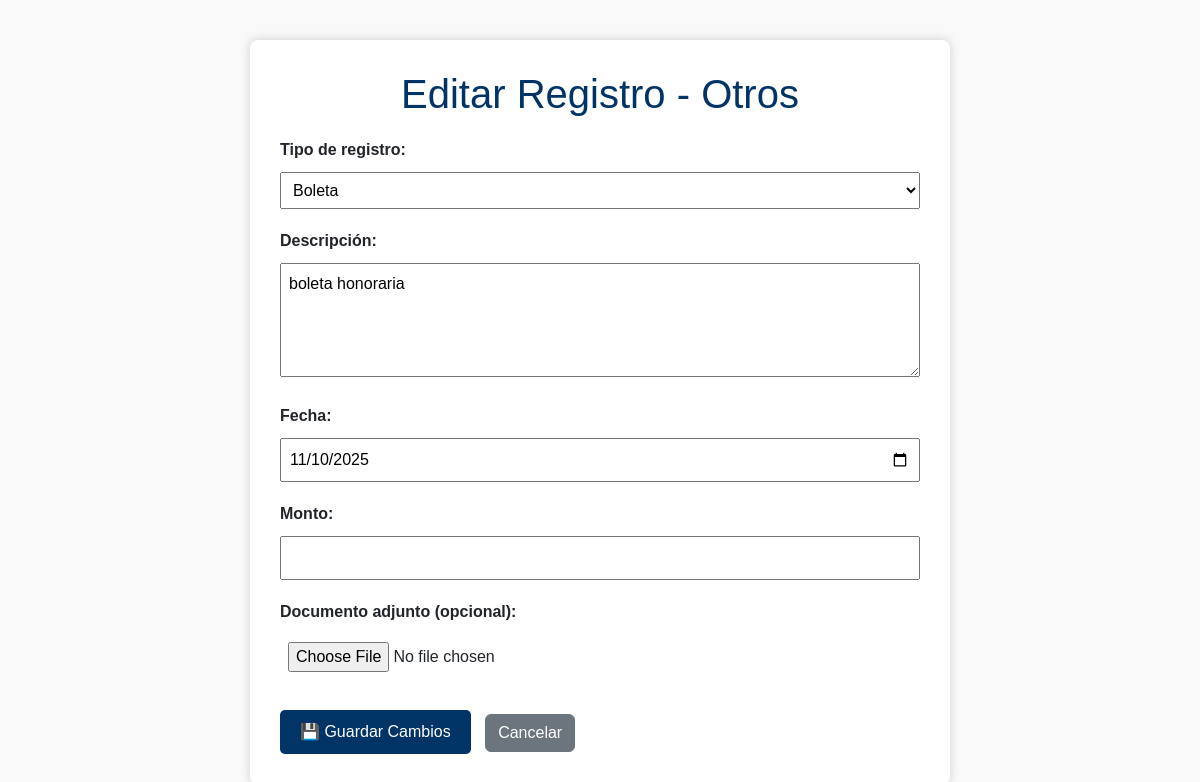
The page /otros/otros/editar/1/ on the database its author committed.
### otros/models.py (models this page shows, shortened)
class RegistroOtro(models.Model):
    TIPO_CHOICES = [
        ('partes', 'Partes'),
        ('boletas', 'Boletas'),
        ('patentes', 'Patentes'),
        ('otros', 'Otros'),
    ]
    tipo = models.CharField(max_length=20, choices=TIPO_CHOICES)
    descripcion = models.TextField()
    fecha = models.DateField()
    monto = models.DecimalField(max_digits=12, decimal_places=2, blank=True, null=True)
    documento = models.FileField(upload_to='documentos_otros/', blank=True, null=True)
    creado = models.DateTimeField(auto_now_add=True)

### otros/views.py (the view, shortened to what this page needs)
# urls.py: path('otros/editar/<int:id>/', views.editar_otro, name='editar_otro'),
def editar_otro(request, id):
    registro = get_object_or_404(RegistroOtro, id=id)
    return render(request, 'editar_otro.html', {'registro': registro})

### otros/templates/editar_otro.html (shortened to what this page needs)
{% load static %}
{% load formatos %}
<!DOCTYPE html>
<html lang="es">
<head>
  <link href="https://cdn.jsdelivr.net/npm/bootstrap@5.3.0/dist/css/bootstrap.min.css" rel="stylesheet">
</head>
<body>
  <div class="container">
    <h1>Editar Registro - Otros</h1>
    <form method="post" enctype="multipart/form-data">
      <label for="tipo">Tipo de registro:</label>
      <select name="tipo" id="tipo" required>
        <option value="boletas" {% if registro.tipo == 'boletas' %}selected{% endif %}>Boleta</option>
      </select>
      <label for="descripcion">Descripción:</label>
      <textarea name="descripcion" id="descripcion" rows="4" required>{{ registro.descripcion }}</textarea>
      <label for="fecha">Fecha:</label>
      <input type="date" name="fecha" id="fecha" value="{{ registro.fecha|date:'Y-m-d' }}" required>
      <label for="monto">Monto:</label>
      <input type="number" name="monto" id="monto" step="0.01" value="{{ registro.monto }}" required>
      <label for="documento">Documento adjunto (opcional):</label>
      <input type="file" name="documento" id="documento" accept=".pdf,.jpg,.png">
      <button type="submit">💾 Guardar Cambios</button>
      <a href="{% url 'listar_otros' %}" class="btn btn-secondary">Cancelar</a>
    </form>
  </div>
</body>
</html>

### otros/templates/editar_otro.html (style rules this page uses)
body { font-family: Arial, sans-serif; margin: 40px; background-color: #f9f9f9; }
.container { max-width: 700px; margin: auto; background: white; padding: 30px; border-radius: 8px; box-shadow: 0 0 10px #ccc; }
h1 { text-align: center; color: #003366; }
label { font-weight: bold; display: block; margin-top: 20px; }
select, input[type="date"], input[type="number"], input[type="file"], textarea { margin-top: 10px; padding: 8px; width: 100%; box-sizing: border-box; }
button { margin-top: 30px; padding: 10px 20px; background-color: #003366; color: white; border: none; border-radius: 5px; cursor: pointer; }
.btn-secondary { margin-left: 10px; }

### rows shown on the page
RegistroOtro: tipo "Boleta", descripcion "boleta honoraria", fecha "11/10/2025"
